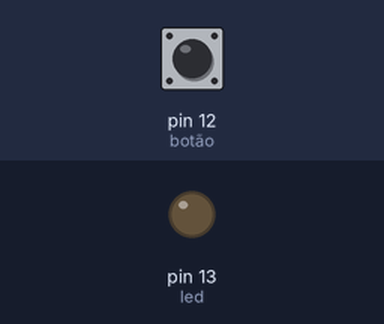
Bench run of a sketch on a simulated Arduino Uno, built with avr-gcc and run on an emulated ATmega328P. Parts: output pins drawn as LEDs (lit = HIGH). Inputs (shaded band) come from the test bench; at power-on: pin 12 (botão) LOW.

Above: at 1.2 s.
1.3 s: pin 12 (botão) pulled HIGH for 0.15 s
At 1.37 s:
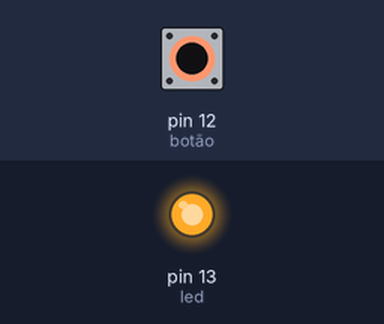
2.9 s: pin 12 (botão) pulled HIGH for 3.2 s
At 6.4 s:
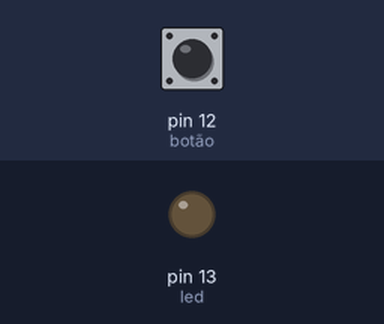
Timing chart, 0 to 7.9 s (numbered marks = the images above; inputs shaded):
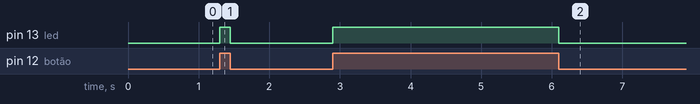

The sketch:

bot_oLed.ino
```cpp
void setup() {
  // put your setup code here, to run once:

  pinMode(13, OUTPUT); //led
  pinMode(12, INPUT); //botão

}

void loop() {
  // put your main code here, to run repeatedly:

  if(digitalRead(12) == HIGH){ //caso o botão seja pressionado ligue o led
    digitalWrite(13, HIGH);
  } else {
    digitalWrite(13, LOW); // caso contrario desligue o led
  }

}
```

Measured:
- after the input at 1.3 s, pin 13 (led): LOW → HIGH at once, → LOW 0.15 s later
- after the input at 2.9 s, pin 13 (led): LOW → HIGH at once, → LOW 3.2 s later
